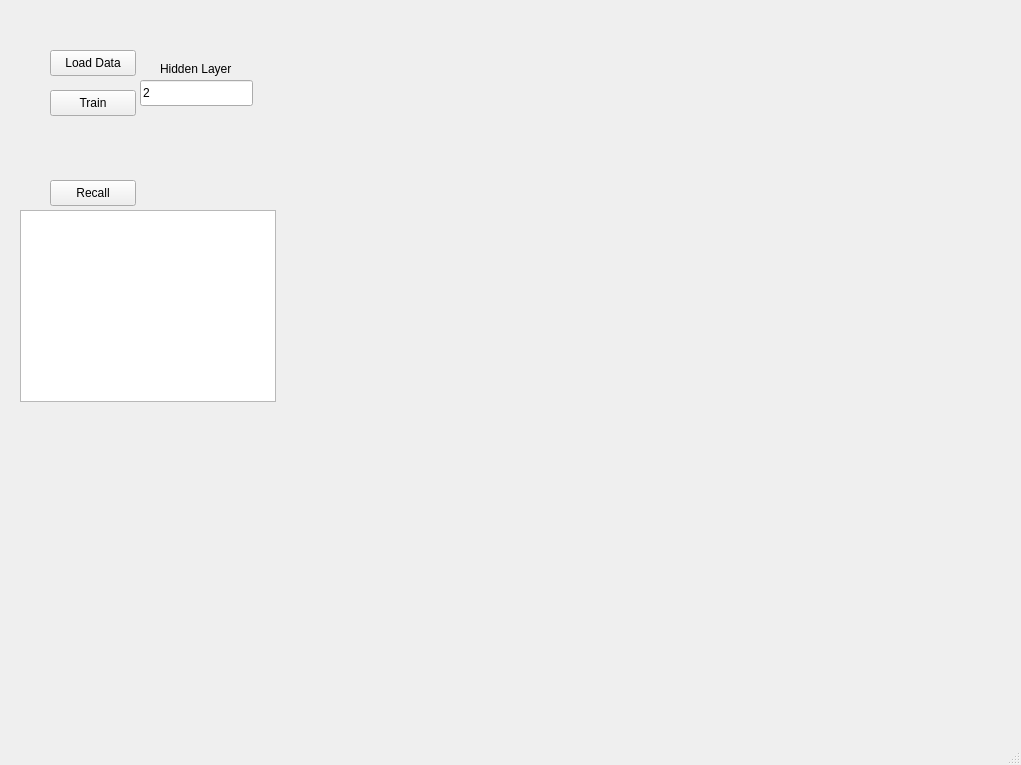
<?xml version="1.0" encoding="UTF-8"?>
<ui version="4.0">
 <class>MainWindow</class>
 <widget class="QMainWindow" name="MainWindow">
  <property name="geometry">
   <rect>
    <x>0</x>
    <y>0</y>
    <width>1021</width>
    <height>765</height>
   </rect>
  </property>
  <property name="windowTitle">
   <string>MainWindow</string>
  </property>
  <widget class="QWidget" name="centralwidget">
   <widget class="QPushButton" name="LoadData">
    <property name="geometry">
     <rect>
      <x>50</x>
      <y>50</y>
      <width>86</width>
      <height>26</height>
     </rect>
    </property>
    <property name="text">
     <string>Load Data</string>
    </property>
   </widget>
   <widget class="QPushButton" name="Train">
    <property name="geometry">
     <rect>
      <x>50</x>
      <y>90</y>
      <width>86</width>
      <height>26</height>
     </rect>
    </property>
    <property name="text">
     <string>Train</string>
    </property>
   </widget>
   <widget class="QPushButton" name="Recall">
    <property name="geometry">
     <rect>
      <x>50</x>
      <y>180</y>
      <width>86</width>
      <height>26</height>
     </rect>
    </property>
    <property name="text">
     <string>Recall</string>
    </property>
   </widget>
   <widget class="QListView" name="DataLOG">
    <property name="geometry">
     <rect>
      <x>20</x>
      <y>210</y>
      <width>256</width>
      <height>192</height>
     </rect>
    </property>
   </widget>
   <widget class="QCustomPlot" name="plotterRaw" native="true">
    <property name="geometry">
     <rect>
      <x>310</x>
      <y>10</y>
      <width>501</width>
      <height>171</height>
     </rect>
    </property>
   </widget>
   <widget class="QCustomPlot" name="plotterTrainned" native="true">
    <property name="geometry">
     <rect>
      <x>320</x>
      <y>200</y>
      <width>491</width>
      <height>171</height>
     </rect>
    </property>
   </widget>
   <widget class="QCustomPlot" name="plotMSE" native="true">
    <property name="geometry">
     <rect>
      <x>310</x>
      <y>400</y>
      <width>211</width>
      <height>191</height>
     </rect>
    </property>
   </widget>
   <widget class="QCustomPlot" name="plotAccuracy" native="true">
    <property name="geometry">
     <rect>
      <x>570</x>
      <y>400</y>
      <width>211</width>
      <height>191</height>
     </rect>
    </property>
   </widget>
   <widget class="QLineEdit" name="lineEdit">
    <property name="geometry">
     <rect>
      <x>140</x>
      <y>80</y>
      <width>113</width>
      <height>26</height>
     </rect>
    </property>
    <property name="text">
     <string>2</string>
    </property>
   </widget>
   <widget class="QLabel" name="label">
    <property name="geometry">
     <rect>
      <x>160</x>
      <y>60</y>
      <width>81</width>
      <height>18</height>
     </rect>
    </property>
    <property name="text">
     <string>Hidden Layer</string>
    </property>
   </widget>
  </widget>
  <widget class="QMenuBar" name="menubar">
   <property name="geometry">
    <rect>
     <x>0</x>
     <y>0</y>
     <width>1021</width>
     <height>23</height>
    </rect>
   </property>
  </widget>
  <widget class="QStatusBar" name="statusbar"/>
 </widget>
 <customwidgets>
  <customwidget>
   <class>QCustomPlot</class>
   <extends>QWidget</extends>
   <header location="global">qcustomplot.h</header>
   <container>1</container>
  </customwidget>
 </customwidgets>
 <resources/>
 <connections/>
</ui>
